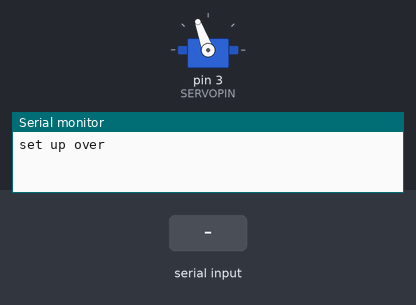
A sketch run on a simulated Arduino Uno, built with avr-gcc and run on an emulated ATmega328P. Parts: servo, the last lines printed to the serial monitor. The inputs (shaded band) are chosen by the test bench.

Above: at 1.2 s.
1.3 s: "l" received over Serial
At 2.0 s:
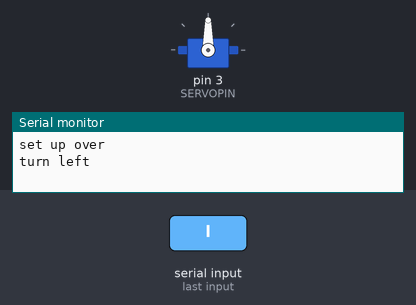
2.8 s: "r" received over Serial
At 3.1 s:
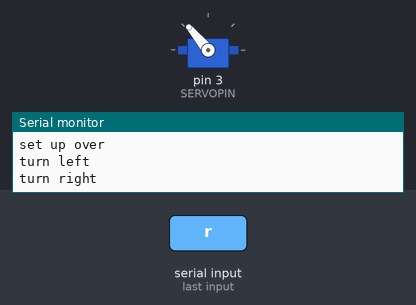
4.3 s: "m" received over Serial
At 5.5 s:
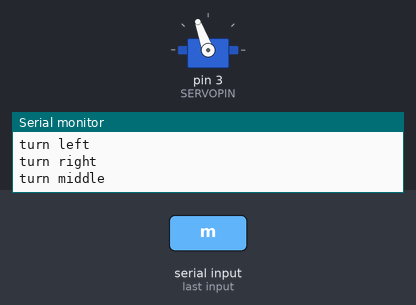
Timing chart, 0 to 7.3 s (numbered marks = the images above; inputs shaded):
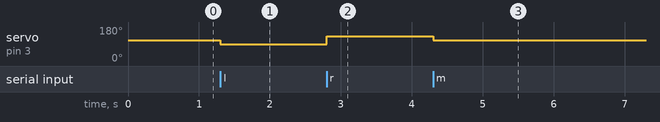

Measured:
- after the input at 1.3 s, servo on pin 3 (SERVOPIN): 110° → 90° at once
- after the input at 2.8 s, servo on pin 3 (SERVOPIN): 90° → 130° at once
- after the input at 4.3 s, servo on pin 3 (SERVOPIN): 130° → 110° at once

The sketch:

Rocker.ino
```cpp
#include <Servo.h>
Servo myservo;

#define SERVOPIN   3   //转向舵机控制口

#define SERVOMIN 90
#define SERVOMID 110        //the angle of servo
#define SERVOMAX 130
#define TURNLEFT myservo.write(SERVOMIN)  //turn left
#define TURNMID myservo.write(SERVOMID)   //turn middle
#define TURNRIGHT myservo.write(SERVOMAX)  //turn right

bool EnableRockerR = 1;
bool EnableRockerL = 1;
int RMid = 0 ;
int LStop = 0 ;

void setup()
{
  Serial.begin(9600);
  myservo.attach(SERVOPIN);
  TURNMID;                     // Servo middle
  Serial.println("set up over");
}

  /***********************************************************************
   Rocker program
   Through the rocker arm around before and after the change of
   resistance for motor speed control
   Up and Left（0 - 127）
   Down and Right （129 - 255）
   摇杆比例控制程序
      通过摇杆前后左右阻值的变化实现电机转速控制
      上左范围（0 - 127）
      下右范围（129 - 255）
***********************************************************************/
/*
void serialEvent()
{
   if (Serial.read() == 'l') //Left pressed
  {
    Serial.println("turn left");        //will be TRUE if button was JUST pressed
    TURNLEFT;
    EnableRockerR = 0;
  }

  else if (ps2x.ButtonReleased(PSB_SQUARE)) //Left released
  {
    Serial.println("Square just released");       //will be TRUE if button was JUST released
    TURNMID;
    EnableRockerR = 1;
    RMid = 0;
  }


  else if (Serial.read() == 'r') //Right pressed
  {
    Serial.println("turn right");  //will be TRUE if button was JUST pressed
    TURNRIGHT;
    EnableRockerR = 0;
  }
  /*
  else if (ps2x.ButtonReleased(PSB_CIRCLE)) //Right released
  {
    Serial.println("Circle just released");
    TURNMID;
    EnableRockerR = 1;
    RMid = 0;
  }
  */

/*
  if (EnableRockerL) //Left and Right
  {
    if (0 <= ps2x.Analog(PSS_LY) && ps2x.Analog(PSS_LY) <= 115)
    {
      digitalWrite(DIR, LOW);
      analogWrite(PWM, map(ps2x.Analog(PSS_LY), 0,115,255,0));
      LStop = 0;
    }
    else if (255 >= ps2x.Analog(PSS_LY) && ps2x.Analog(PSS_LY) >= 140)
    {
      digitalWrite(DIR, HIGH);
      analogWrite(PWM, map(ps2x.Analog(PSS_LY), 140,255,0,255));
      LStop = 0;
    }
    else
    {
      if(LStop == 0)
      {
        MOTORSTOP;
        LStop ++;
      }
    }
  }

  if (EnableRockerR)
  {
    if (0 <= ps2x.Analog(PSS_RX) && ps2x.Analog(PSS_RX) <= 115)
    {
      myservo.write(map(ps2x.Analog(PSS_RX), 0, 115, 40,88));
      RMid = 0;
    }
    else if (255 >= ps2x.Analog(PSS_RX) && ps2x.Analog(PSS_RX) >= 140)
    {
      myservo.write(map(ps2x.Analog(PSS_RX), 140, 255, 92,120));
      RMid = 0;
    }
    else
    {
      if(RMid == 0)
      {
        TURNMID;
        RMid ++;
      }
    }
  }

  if (ps2x.NewButtonState(PSB_CROSS)) //Stop
  {
    Serial.println("X just changed");              //will be TRUE if button was JUST pressed OR released
    MOTORSTOP;
  }
  delay(50);
}
*/

/*
 *  输入字符串，确定从第几位开始解析后面多少位
 *  input:需解析的字符串
 *  Matching:匹配样本
 *  num_start:从第几位开始解析（第一位为字符串开始）
 *  flag:输出1为匹配成功，0为失败
 */
bool AnalysisGetString(String input, String Matching, int num_start)
{
  bool flag = 1;
  int len = Matching.length();
  for(int i = 0; i < len; i++)
  {
    if(input[num_start+i-1] != Matching[i])
    {
      flag = 0;
      break;
    }
    else continue;
  }
  return flag;
}

void loop()
{
  if (Serial.available())
  {
    char c = Serial.read(); //读取一字节数据
    if (c == 'l') //Left pressed
    {
       Serial.println("turn left");
      TURNLEFT;
    }
    else if (c == 'r') //Right pressed
    {
      Serial.println("turn right");
      TURNRIGHT;
    }
    else if (c == 'm') //Right pressed
    {
      Serial.println("turn middle");
      TURNMID;
    }
  }
}
```
